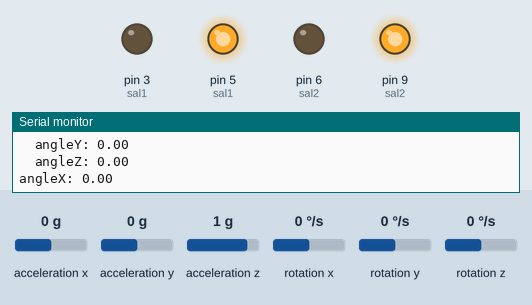
The sketch below on a simulated Arduino Uno, built with avr-gcc and run on an emulated ATmega328P. On the bench: output pins drawn as LEDs (lit = HIGH), the last lines printed to the serial monitor. The test bench sets the inputs (shaded band); at power-on: acceleration x 0 g, acceleration y 0 g, acceleration z 1 g, rotation x 0 °/s, rotation y 0 °/s, rotation z 0 °/s.

Above: at 4.2 s.
4.3 s: acceleration x set to -1.4 g
At 5.5 s:
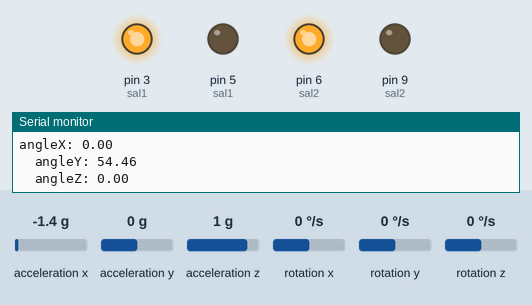
5.8 s: acceleration x set to 0 g
At 5.92 s:
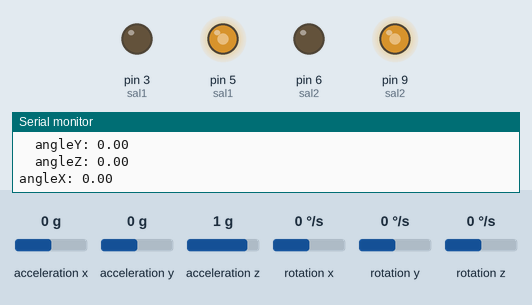
8.8 s: acceleration x set to -0.8 g
At 9.1 s:
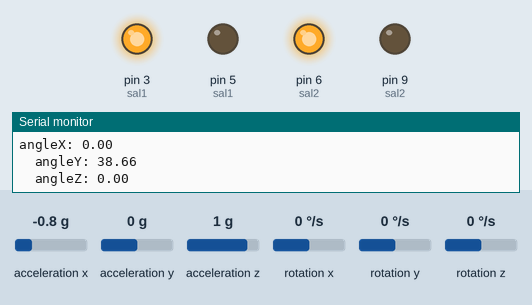
10.3 s: acceleration x set to 0.8 g
At 11.5 s:
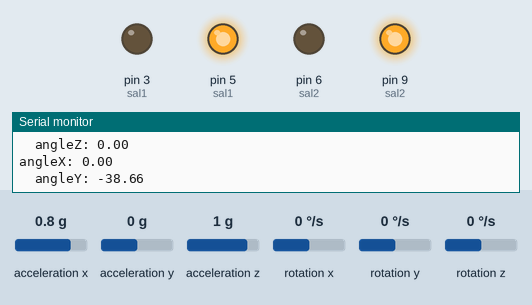
Timing chart, 0 to 12.8 s (numbered marks = the images above; inputs shaded):
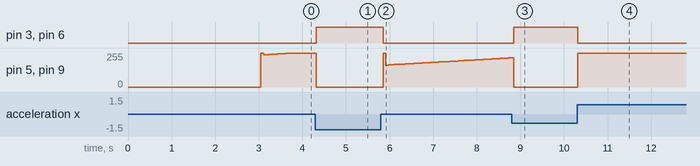

Measured:
- after the input at 4.3 s, pin 3 (sal1), pin 6 (sal2): LOW → HIGH at once; pin 5 (sal1), pin 9 (sal2): 255/255 → 0/255 at once
- after the input at 5.8 s, pin 3 (sal1), pin 6 (sal2): HIGH → LOW after 0.05 s
- after the input at 8.8 s, pin 3 (sal1), pin 6 (sal2): LOW → HIGH after 0.05 s
- after the input at 10.3 s, pin 3 (sal1), pin 6 (sal2): HIGH → LOW at once; pin 5 (sal1), pin 9 (sal2): 0/255 → 255/255 at once

The sketch:

ContrucciondeUnRobotequilibristaEnDosRuedas_81_-_82_.ino
```cpp
/* TRANSCRITO   POR GUSTAVO JARRO CALLIZAYA*/
/*DEL*/
/*TEXTO: ROBOTICA CON ARDUINO 5º (SECUNDARIA COMUNITARIA PRODUCTIVA
  ) "TECHHOME"*/
/* PRACTICA:CONTRUCCION DE UN ROBOT EQUILIBRISTA EN 2 RUEDAS
  PAGINA 81- 82 DEL TEXTO*   */
 #include <MPU6050_tockn.h>
 #include <Wire.h>
 MPU6050 mpu6050(Wire);
 #include <PID_v1.h>
 double sp, setpoint, input, in, out, output;
int sal1,sal2, val;
double Kp = 20;
double Ki = 5;
double Kd = 50;
PID pendulo(& in, &out, &sp, Kp, Ki, Kd, DIRECT);
int Y = 12;
void setup() {
  // put your setup code here, to run once:
Serial.begin(9600);
Wire.begin();
mpu6050.begin();
mpu6050.calcGyroOffsets(true);
delay(40);
setpoint = Y;
sp = 0;
Serial.print(sp);
pendulo.SetSampleTime(20);
pendulo.SetMode(AUTOMATIC);
pendulo.SetOutputLimits(-255,255);
}

void loop() {
  // put your main code here, to run repeatedly:
mpu6050.update();
Serial.print("angleX: ");
Serial.println(mpu6050.getAngleX());
  Serial.print("\tangleY: ");
  Serial.println(mpu6050.getAngleY());
  Serial.print("\tangleZ: ");
  Serial.println(mpu6050.getAngleZ());
Y = mpu6050.getAngleY();
input = Y;
val = setpoint-input;
in = val;
pendulo.Compute();
if(abs(val)>0){
  if(val>0){
    sal1 = 5;
    sal2 = 9;
    analogWrite(3, 0);
    analogWrite(6, 0);
  }
  else{
   sal1 = 3;
    sal2 = 6;
    analogWrite(5, 0);
    analogWrite(9, 0);
  }
  output = abs(out);
  analogWrite(sal1, output);
  analogWrite(sal2, output);
}
else{
  analogWrite(3, 0);
    analogWrite(5, 0);
    analogWrite(6, 0);
    analogWrite(9, 0);
}
delay(60);
}
```
